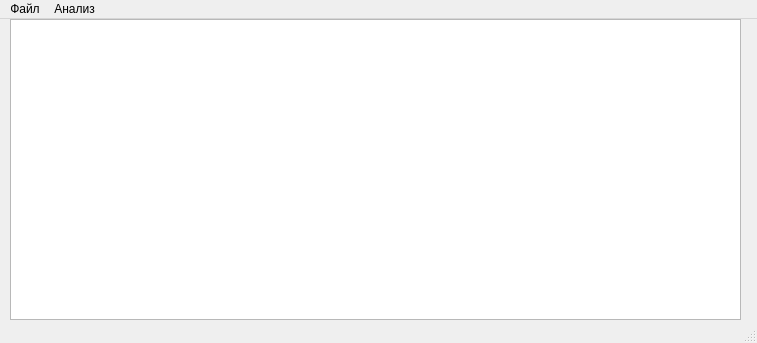
<?xml version="1.0" encoding="UTF-8"?>
<ui version="4.0">
 <class>Text_analisis_form</class>
 <widget class="QMainWindow" name="Text_analisis_form">
  <property name="geometry">
   <rect>
    <x>0</x>
    <y>0</y>
    <width>757</width>
    <height>343</height>
   </rect>
  </property>
  <property name="windowTitle">
   <string>Анализ текста</string>
  </property>
  <widget class="QWidget" name="centralwidget">
   <widget class="QTextEdit" name="textEdit">
    <property name="geometry">
     <rect>
      <x>10</x>
      <y>0</y>
      <width>731</width>
      <height>301</height>
     </rect>
    </property>
   </widget>
  </widget>
  <widget class="QMenuBar" name="menubar">
   <property name="geometry">
    <rect>
     <x>0</x>
     <y>0</y>
     <width>757</width>
     <height>21</height>
    </rect>
   </property>
   <widget class="QMenu" name="menu">
    <property name="title">
     <string>Файл</string>
    </property>
    <addaction name="action_load_text"/>
   </widget>
   <widget class="QMenu" name="menu_2">
    <property name="title">
     <string>Анализ</string>
    </property>
    <addaction name="action_text_statistic"/>
    <addaction name="action_sentence_analyzer"/>
    <addaction name="action_split_analizer"/>
    <addaction name="action_find_words_by_name_letters"/>
    <addaction name="separator"/>
    <addaction name="action_first_letter_words"/>
    <addaction name="action_middle_letters_words"/>
    <addaction name="action_last_letters_words"/>
   </widget>
   <addaction name="menu"/>
   <addaction name="menu_2"/>
  </widget>
  <widget class="QStatusBar" name="statusbar"/>
  <action name="action_load_text">
   <property name="text">
    <string>Загрузить текст</string>
   </property>
  </action>
  <action name="action_text_statistic">
   <property name="text">
    <string>Статистика по тексту</string>
   </property>
  </action>
  <action name="action_sentence_analyzer">
   <property name="text">
    <string>Анализ по предложениям</string>
   </property>
  </action>
  <action name="action_find_words_by_name_letters">
   <property name="text">
    <string>Как текст видит имя</string>
   </property>
  </action>
  <action name="action_first_letter_words">
   <property name="text">
    <string>Слова по первым буквам</string>
   </property>
  </action>
  <action name="action_last_letters_words">
   <property name="text">
    <string>Слова по последним буквам</string>
   </property>
  </action>
  <action name="action_middle_letters_words">
   <property name="text">
    <string>Слова по промежуточным буквам</string>
   </property>
  </action>
  <action name="action_split_analizer">
   <property name="text">
    <string>Анализ с учетом разбиения</string>
   </property>
  </action>
 </widget>
 <resources/>
 <connections/>
</ui>
